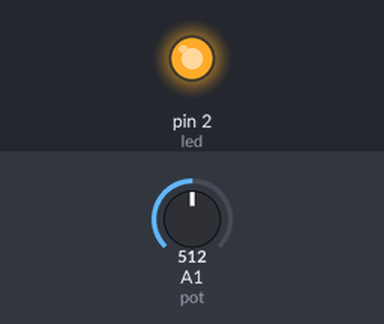
This sketch was run on a simulated Arduino Uno, built with avr-gcc and run on an emulated ATmega328P. Shown: output pins drawn as LEDs (lit = HIGH). Dashed ring = blinking. Inputs (shaded band) come from the test bench; at power-on: A1 (pot) = 512.

Above: at 1.2 s.
1.3 s: A1 (pot) set to 485
At 2.02 s:
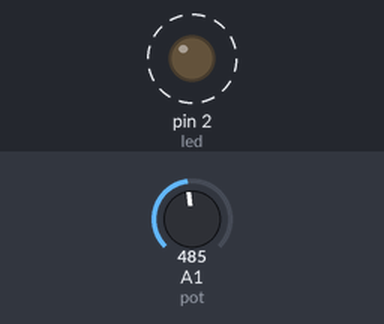
4.3 s: A1 (pot) set to 0
6.7 s: A1 (pot) set to 122
At 7.0 s:
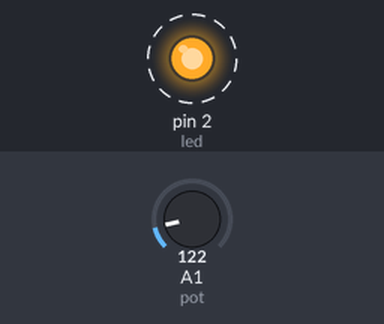
9.7 s: A1 (pot) set to 510
At 9.81 s:
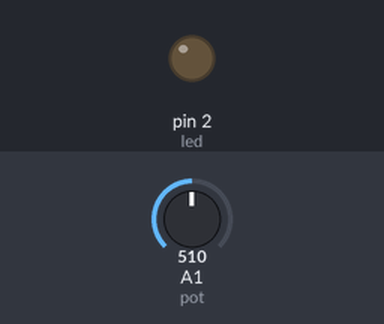
11.2 s: A1 (pot) set to 490
At 12.42 s:
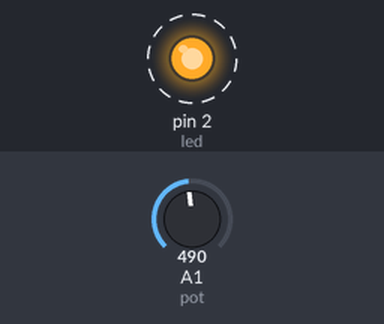
Timing chart, 0 to 15.2 s (numbered marks = the images above; inputs shaded):
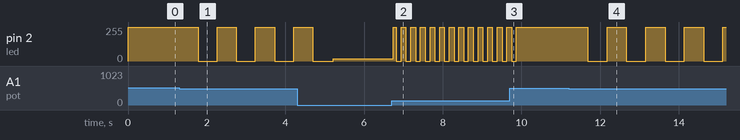

The sketch:

Vijezba.ino
```cpp
int potenciometar;

int led = 2;
int pot = A1;

void setup() {
  pinMode(led, OUTPUT);
  pinMode(pot, INPUT);
  Serial.begin(9600);
}

void loop() {
  potenciometar = analogRead(pot);
  if(potenciometar > 500)
  {
    digitalWrite(led, HIGH);
  }
  else
  {

    digitalWrite(led, HIGH);
    delay(potenciometar);
     digitalWrite(led, LOW);
    delay(potenciometar);

  }

}
```

Measured:
- the behaviour switches between 501 and 500 on A1 (pot) (found by bisection; images 0 and 1)
- after the input at 1.3 s, pin 2 (led): alternates 255/255 for 0.49 s and 0/255 for 0.49 s, starting after 0.49 s
- after the input at 6.7 s, pin 2 (led): alternates 255/255 for 0.12 s and 0/255 for 0.12 s, starting at once
- after the input at 9.7 s, pin 2 (led): goes on until 9.9 s, then stays 255/255
- after the input at 11.2 s, pin 2 (led): alternates 255/255 for 0.49 s and 0/255 for 0.49 s, starting after 0.49 s
